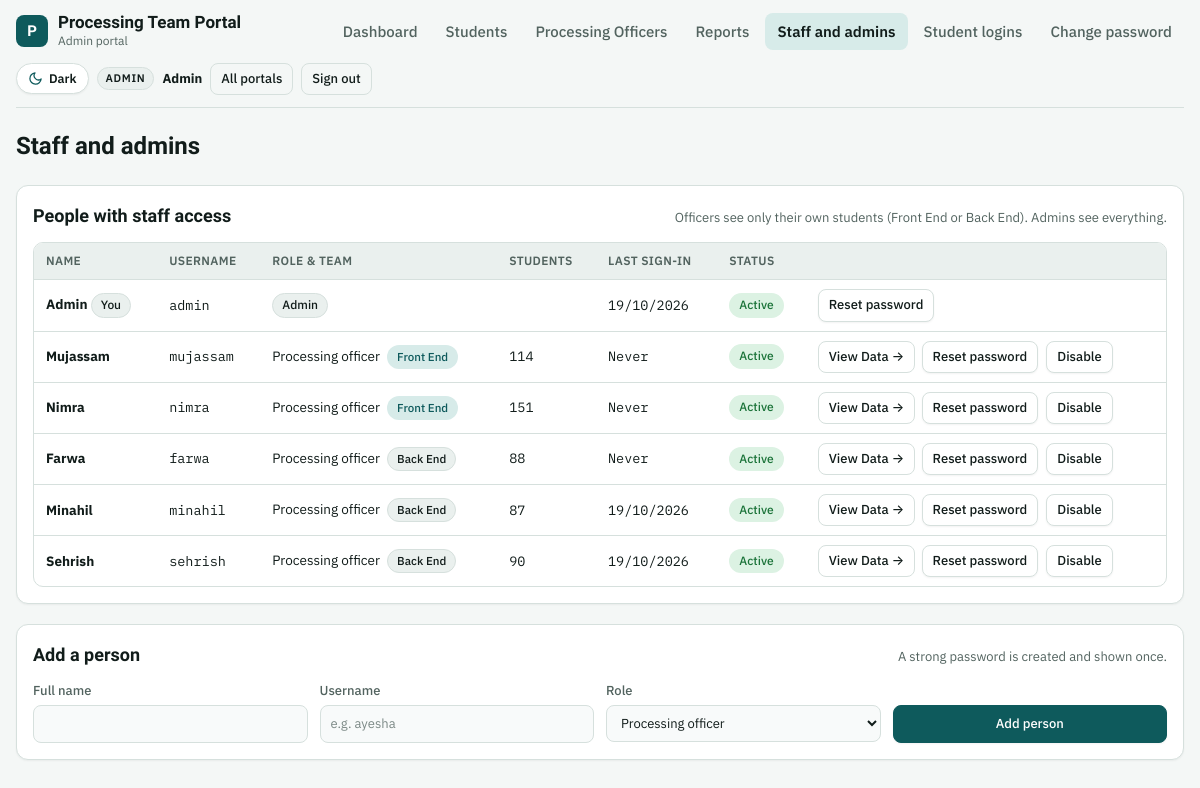
The page /admin/staff.php (signed in) on the database its author committed.
### tables this page shows
CREATE TABLE users (
  id                   INTEGER PRIMARY KEY AUTOINCREMENT,
  name                 TEXT NOT NULL,
  username             TEXT NOT NULL UNIQUE,
  password_hash        TEXT NOT NULL,
  role                 TEXT NOT NULL CHECK(role IN ('admin','officer','student')),
  student_id           INTEGER NULL UNIQUE,
  active               INTEGER NOT NULL DEFAULT 1,
  must_change_password INTEGER NOT NULL DEFAULT 1,
  last_login           TEXT NULL,
  created_at           TEXT NOT NULL, department TEXT DEFAULT 'backend',
  FOREIGN KEY (student_id) REFERENCES students(id) ON DELETE CASCADE
);

### app/bootstrap.php (called while the page is built, shortened)
<?php
$CONFIG = require APP . '/config.php';
if (is_file(APP . '/config.local.php')) {
    $CONFIG = array_merge($CONFIG, require APP . '/config.local.php');
}
function base_url(): string {
    static $b = null;
    if ($b !== null) return $b;
    $doc = realpath($_SERVER['DOCUMENT_ROOT'] ?? '') ?: '';
    $root = realpath(ROOT) ?: ROOT;
    $b = '';
    if ($doc !== '' && str_starts_with($root, $doc)) {
        $b = str_replace('\\', '/', substr($root, strlen($doc)));
    }
    return $b = rtrim($b, '/');
}
function url(string $path = ''): string { return base_url() . '/' . ltrim($path, '/'); }
require APP . '/db.php';
require APP . '/helpers.php';
require APP . '/auth.php';

### app/helpers.php (called while the page is built, shortened)
<?php
function h($v): string { return htmlspecialchars((string)($v ?? ''), ENT_QUOTES | ENT_SUBSTITUTE, 'UTF-8'); }
function fmt_date(?string $d): string {
    return preg_match('/^(\d{4})-(\d{2})-(\d{2})/', $d, $m) ? "$m[3]/$m[2]/$m[1]" : $d;
}

### app/config.php (called while the page is built)
<?php
return [
    'db_host' => 'localhost',
    'db_name' => 'CHANGE_ME_database_name',
    'db_user' => 'CHANGE_ME_database_user',
    'db_pass' => 'CHANGE_ME_database_password',
    'app_name' => 'Processing Team Portal',
    'base_url' => '',
    'idle_minutes' => 30,
    'max_attempts' => 8,
    'timezone' => 'Asia/Karachi',
    'debug' => false,
];

### app/config.local.php (called while the page is built)
<?php
return [
    'dsn' => 'sqlite:' . (getenv('PORTAL_SQLITE') ?: __DIR__ . '/portal.sqlite'),
    'debug' => getenv('RAILWAY_ENVIRONMENT') ? false : true,
];

### app/db.php (called while the page is built, shortened)
<?php
function db(): PDO {
    static $pdo = null;
    global $CONFIG;
    if ($pdo) return $pdo;
    $opts = [
        PDO::ATTR_ERRMODE            => PDO::ERRMODE_EXCEPTION,
        PDO::ATTR_DEFAULT_FETCH_MODE => PDO::FETCH_ASSOC,
        PDO::ATTR_EMULATE_PREPARES   => false,
    ];
    try {
        if (!empty($CONFIG['dsn'])) {
            $pdo = new PDO($CONFIG['dsn'], null, null, $opts);
        } else {
            $dsn = 'mysql:host=' . $CONFIG['db_host'] . ';dbname=' . $CONFIG['db_name'] . ';charset=utf8mb4';
            $pdo = new PDO($dsn, $CONFIG['db_user'], $CONFIG['db_pass'], $opts);
        }
    } catch (PDOException $e) {
        error_log('DB connection failed: ' . $e->getMessage());
        http_response_code(500);
        exit('The portal cannot reach its database. Check app/config.php.');
    }
    return $pdo;
}
function q(string $sql, array $params = []): PDOStatement {
    $st = db()->prepare($sql);
    $st->execute($params);
    return $st;
}

### app/auth.php (called while the page is built, shortened)
<?php
function current_user(?string $role = null): ?array {
    $targetRole = $role;
    $uid = (int)$_SESSION['auth'][$targetRole]['uid'];
    $row = q('SELECT id, name, username, role, student_id, active, must_change_password FROM users WHERE id = ?', [$uid])->fetch();
    return $row;
}
function require_role(string $role, bool $allowPasswordChange = false): array {
    if (!empty($_SESSION['auth'][$role]['uid'])) {
        $u = current_user($role);
        if ($u && $u['role'] === $role) {
            return $u;
        }
    }
}

### admin/staff.php (the view, shortened to what this page needs)
<?php
require __DIR__ . '/../app/bootstrap.php';
require APP . '/layout.php';
$u = require_role('admin');
$people = q("SELECT u.*, (SELECT COUNT(*) FROM students s WHERE s.officer_id = u.id OR s.frontend_officer_id = u.id) AS n FROM users u WHERE role IN ('admin','officer') ORDER BY role, COALESCE(department, 'backend') DESC, name")->fetchAll();
page_start('Staff and admins', $u, PORTALS['admin']['label']);
?>
<h1>Staff and admins</h1>
<section class="panel">
  <div class="panel-h"><h2>People with staff access</h2><p>Officers see only their own students (Front End or Back End). Admins see everything.</p></div>
  <div class="tbl"><table>
    <thead><tr><th>Name</th><th>Username</th><th>Role & Team</th><th>Students</th><th>Last sign-in</th><th>Status</th><th></th></tr></thead>
    <tbody>
    <?php foreach ($people as $p):
        $dept = $p['department'] ?? 'backend';
    ?>
      <tr>
        <td><b><?= h($p['name']) ?></b><?= (int)$p['id'] === (int)$u['id'] ? ' <span class="pill">You</span>' : '' ?></td>
        <td class="mono"><?= h($p['username']) ?></td>
        <td>
          <?php if ($p['role'] === 'admin'): ?>
            <span class="pill">Admin</span>
          <?php else: ?>
            Processing officer <span class="pill <?= $dept === 'frontend' ? 'acc' : '' ?>" style="font-size:0.72rem; margin-left:0.25rem;"><?= $dept === 'frontend' ? 'Front End' : 'Back End' ?></span>
          <?php endif; ?>
        </td>
        <td class="num"><?= $p['role'] === 'officer' ? (int)$p['n'] : '' ?></td>
        <td class="num"><?= $p['last_login'] ? h(fmt_date(substr($p['last_login'], 0, 10))) : 'Never' ?></td>
        <td><span class="pill <?= $p['active'] ? 'ok' : 'bad' ?>"><?= $p['active'] ? 'Active' : 'Disabled' ?></span></td>
        <td><div style="display:flex; gap:0.4rem; align-items:center; flex-wrap:wrap;">
          <?php if ($p['role'] === 'officer'): ?>
            <a class="btn sm ghost" href="<?= h(url('admin/officers.php?id=' . $p['id'])) ?>" title="View <?= h($p['name']) ?>'s Caseload and Workspace">View Data →</a>
          <?php endif; ?>
          <form method="post" class="row-actions"><?= csrf_field() ?><input type="hidden" name="id" value="<?= (int)$p['id'] ?>">
            <button class="btn sm" name="action" value="reset">Reset password</button>
            <?php if ((int)$p['id'] !== (int)$u['id']): ?><button class="btn sm" name="action" value="toggle"><?= $p['active'] ? 'Disable' : 'Enable' ?></button><?php endif; ?>
          </form>
        </div></td>
      </tr>
    <?php endforeach; ?>
    </tbody>
  </table></div>
</section>
<section class="panel">
  <div class="panel-h"><h2>Add a person</h2><p>A strong password is created and shown once.</p></div>
  <form method="post" class="fields">
    <label class="f"><span>Full name</span><input name="name" required maxlength="150"></label>
    <label class="f"><span>Username</span><input name="username" required pattern="[a-z0-9._\-]{3,40}" placeholder="e.g. ayesha" autocomplete="off"></label>
    <label class="f"><span>Role</span><select name="role"><option value="officer">Processing officer</option><option value="admin">Admin</option></select></label>
    <div class="f"><span>&nbsp;</span><button class="btn primary" type="submit">Add person</button></div>
  </form>
</section>
<?php page_end();

### app/layout.php (shortened to what this page needs)
<?php
function nav_items(string $role): array {
    return match ($role) {
        'admin'   => ['admin/index.php' => 'Dashboard', 'admin/students.php' => 'Students', 'admin/officers.php' => 'Processing Officers', 'admin/reports.php' => 'Reports', 'admin/staff.php' => 'Staff and admins', 'admin/logins.php' => 'Student logins'],
        'officer' => ['officer/index.php' => 'Dashboard', 'officer/students.php' => 'My students'],
        'student' => ['student/index.php' => 'My file'],
        default   => [],
    };
}
function theme_toggle_btn(): string {
    return '<button type="button" class="theme-toggle" data-theme-toggle aria-label="Switch theme" title="Switch between Light and Dark mode" aria-pressed="false">'
         . '<svg class="icon-sun" viewBox="0 0 24 24" aria-hidden="true"><circle cx="12" cy="12" r="5"/><line x1="12" y1="1" x2="12" y2="3"/><line x1="12" y1="21" x2="12" y2="23"/><line x1="4.22" y1="4.22" x2="5.64" y2="5.64"/><line x1="18.36" y1="18.36" x2="19.78" y2="19.78"/><line x1="1" y1="12" x2="3" y2="12"/><line x1="21" y1="12" x2="23" y2="12"/><line x1="4.22" y1="19.78" x2="5.64" y2="18.36"/><line x1="18.36" y1="5.64" x2="19.78" y2="4.22"/></svg>'
         . '<svg class="icon-moon" viewBox="0 0 24 24" aria-hidden="true"><path d="M21 12.79A9 9 0 1 1 11.21 3 7 7 0 0 0 21 12.79z"/></svg>'
         . '<span data-theme-label>Dark</span>'
         . '</button>';
}
function page_start(string $title, ?array $u = null, string $portalLabel = ''): void {
    global $CONFIG;
    $self = ltrim(substr(parse_url($_SERVER['REQUEST_URI'] ?? '', PHP_URL_PATH) ?: '', strlen(base_url())), '/');
    $cookieTheme = $_COOKIE['ptp_theme'] ?? '';
    $htmlThemeAttr = in_array($cookieTheme, ['light', 'dark'], true) ? ' data-theme="' . h($cookieTheme) . '"' : '';
    ?><!doctype html>
<html lang="en"<?= $htmlThemeAttr ?>>
<head>
<link rel="stylesheet" href="<?= h(url('assets/style.css')) ?>">
</head>
<body>
<div class="wrap">
<?php if ($u): ?>
<header class="top">
  <a class="brand" href="<?= h(url('index.php')) ?>" style="text-decoration:none; color:inherit;"><div class="mark">P</div><div><div class="app"><?= h($CONFIG['app_name']) ?></div><small><?= h($portalLabel) ?></small></div></a>
  <nav class="tabs">
    <?php foreach (nav_items($u['role']) as $href => $label): ?>
      <a href="<?= h(url($href)) ?>" <?= $self === $href ? 'aria-current="page"' : '' ?>><?= h($label) ?></a>
    <?php endforeach; ?>
    <a href="<?= h(url('account/password.php?portal=' . $u['role'])) ?>" <?= $self === 'account/password.php' ? 'aria-current="page"' : '' ?>>Change password</a>
  </nav>
  <div class="who">
    <?= theme_toggle_btn() ?>
    <span class="role"><?= h(ucfirst($u['role'] === 'officer' ? 'Officer' : $u['role'])) ?></span>
    <b><?= h($u['name']) ?></b>
    <a class="btn sm ghost" href="<?= h(url('index.php')) ?>">All portals</a>
    <form method="post" action="<?= h(url('logout.php')) ?>"><button class="btn sm ghost" type="submit">Sign out</button></form>
  </div>
</header>
<?php else: ?>
<div class="guest-topbar">
  <?= theme_toggle_btn() ?>
</div>
<?php endif; ?>
<main>
<?php endforeach;
}
function page_end(): void { ?>
</main>
</div>
</body>
</html>
<?php }

### rows shown on the page
users: role "Dashboard", role "Students", role "Processing Officers", role "Reports", role "Staff and admins", role "Student logins", role "ADMIN", name "Admin", shows "You", username "admin", last_login "19/10/2026", active "Active"
users: name "Mujassam", username "mujassam", role "Processing officer", n "114", shows "Never", active "Active"
users: name "Nimra", username "nimra", role "Processing officer", n "151", shows "Never", active "Active"
users: name "Farwa", username "farwa", role "Processing officer", n "88", shows "Never", active "Active"
users: name "Minahil", username "minahil", role "Processing officer", n "87", last_login "19/10/2026", active "Active"
users: name "Sehrish", username "sehrish", role "Processing officer", n "90", last_login "19/10/2026", active "Active"

### other values the page prints
$CONFIG['app_name'] "Processing Team Portal"
$portalLabel "Admin portal"
